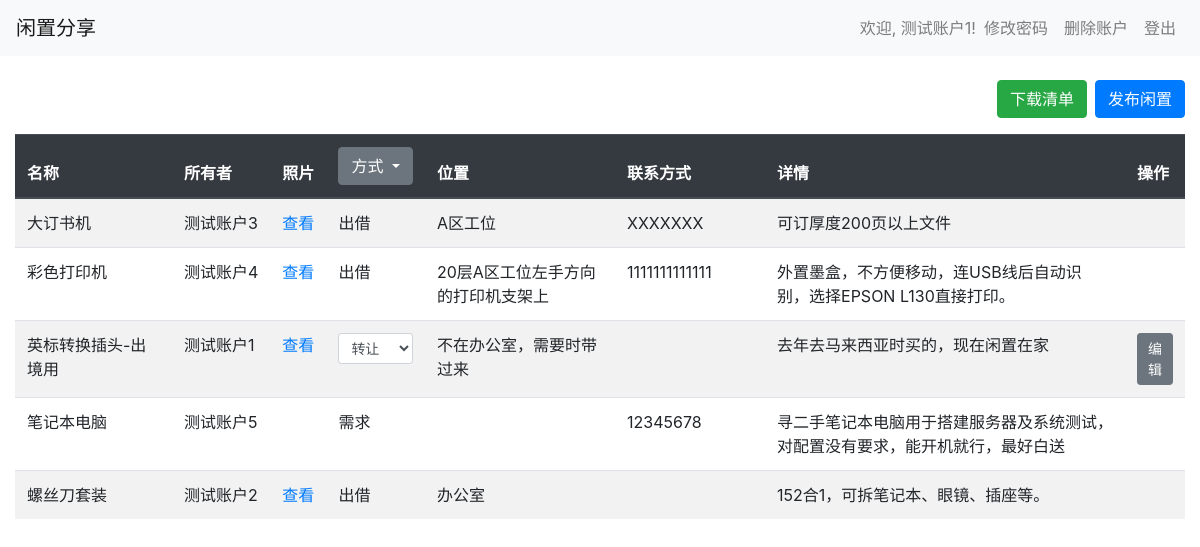
Screenshot of / (signed in) with the database file from the repository.
### tables this page shows
CREATE TABLE users (
        id INTEGER PRIMARY KEY AUTOINCREMENT,
        username TEXT NOT NULL UNIQUE,
        password TEXT NOT NULL,
        is_admin BOOLEAN NOT NULL DEFAULT 0
    , is_approved BOOLEAN NOT NULL DEFAULT 0);

CREATE TABLE items (
        id INTEGER PRIMARY KEY AUTOINCREMENT,
        name TEXT NOT NULL,
        owner TEXT NOT NULL,
        location TEXT NOT NULL,
        thumbnail TEXT,
        contact TEXT,
        details TEXT,
        method TEXT NOT NULL
    );

CREATE TABLE sharing_methods (
                id INTEGER PRIMARY KEY AUTOINCREMENT,
                name TEXT NOT NULL UNIQUE
            );

### app.py (the view)
@app.route('/')
def index():
    db = get_db()
    items = db.execute('SELECT * FROM items ORDER BY RANDOM()').fetchall()
    sharing_methods = db.execute('SELECT * FROM sharing_methods').fetchall()
    return render_template('index.html', items=items, sharing_methods=sharing_methods)

### app.py (called while the page is built)
def get_db():
    if 'db' not in g:
        g.db = sqlite3.connect('share.db')
        g.db.row_factory = sqlite3.Row
    return g.db

@app.before_request
def load_logged_in_user():
    user_id = session.get('user_id')
    if user_id is None:
        g.user = None
    else:
        db = get_db()
        g.user = db.execute('SELECT * FROM users WHERE id = ?', (user_id,)).fetchone()

### templates/index.html (shortened to what this page needs)
{% extends 'base.html' %}
{% block content %}
    <div class="d-flex justify-content-end align-items-center mb-3">
        <a href="{{ url_for('download_excel') }}" class="btn btn-success mr-2">下载清单</a>
        <a href="{{ url_for('add') }}" class="btn btn-primary">发布闲置</a>
    </div>
    <div class="table-responsive">
        <table class="table table-striped">
        <thead class="thead-dark">
            <tr>
                <th class="name-col">名称</th>
                <th class="col-owner">所有者</th>
                <th class="col-photo">照片</th>
                <th class="col-method">
                    <div class="dropdown">
                        <button class="btn btn-secondary dropdown-toggle" type="button" id="methodDropdownLink" data-toggle="dropdown" aria-haspopup="true" aria-expanded="false">
                            方式
                        </button>
                    </div>
                </th>
                <th class="location-col">位置</th>
                <th class="contact-col">联系方式</th>
                <th class="details-col">详情</th>
                {% if g.user %}
                    <th>操作</th>
                {% endif %}
            </tr>
        </thead>
        <tbody>
            {% for item in items %}
            <tr>
                <td class="name-col"><div class="details-content">{{ item['name'] }}</div></td>
                <td class="col-owner">{{ item['owner'] }}</td>
                <td class="col-photo">
                    {% if item['thumbnail'] %}
                        <a href="#" data-toggle="modal" data-target="#imageModal" data-imgsrc="{{ url_for('static', filename='uploads/' + item['thumbnail']) }}">查看</a>
                    {% endif %}
                </td>
                <td class="col-method">
                    {% if g.user and g.user['username'] == item['owner'] %}
                        <select name="method" class="form-control form-control-sm" onchange="updateMethod({{ item['id'] }}, this.value)">
                            {% for method in sharing_methods %}
                            <option value="{{ method.name }}" {% if item['method'] == method.name %}selected{% endif %}>{{ method.name }}</option>
                            {% endfor %}
                        </select>
                    {% else %}
                        {{ item['method'] }}
                    {% endif %}
                </td>
                <td class="location-col"><div class="details-content">{{ item['location'] }}</div></td>
                <td class="contact-col"><div class="details-content">{{ item['contact'] }}</div></td>
                <td class="details-col"><div class="details-content">{{ item['details'] }}</div></td>
                {% if g.user %}
                <td>
                    {% if g.user['username'] == item['owner'] %}
                        <a href="{{ url_for('edit', item_id=item['id']) }}" class="btn btn-sm btn-secondary">编辑</a>
                    {% endif %}
                </td>
                {% endif %}
            </tr>
            {% endfor %}
        </tbody>
    </table>
    </div>
{% endblock %}

### templates/base.html (shortened to what this page needs)
<!DOCTYPE html>
<html lang="zh">
<head>
    <link href="{{ url_for('static', filename='bootstrap.min.css') }}" rel="stylesheet">
</head>
<body>
    <nav class="navbar navbar-expand-lg navbar-light bg-light">
                        <a class="navbar-brand" href="{{ url_for('index') }}">闲置分享</a>
        <div class="collapse navbar-collapse" id="navbarNav">
            <ul class="navbar-nav ml-auto">
                {% if g.user %}
                    <li class="nav-item">
                        <span class="navbar-text">欢迎, {{ g.user['username'] }}!</span>
                    </li>
                    <li class="nav-item">
                        <a class="nav-link" href="{{ url_for('change_password') }}">修改密码</a>
                    </li>
                    <li class="nav-item">
                        <a class="nav-link" href="{{ url_for('delete_account') }}">删除账户</a>
                    </li>
                    <li class="nav-item">
                        <a class="nav-link" href="{{ url_for('signout') }}">登出</a>
                    </li>
                {% endif %}
            </ul>
        </div>
    </nav>
    <div class="container-fluid mt-4">
        {% block content %}{% endblock %}
    </div>
</body>
</html>

### templates/index.html (style rules this page uses)
.name-col, .location-col, .contact-col, .details-col { white-space: normal; min-width: 150px; }
.details-col { min-width: 250px; }
.details-content { max-height: 3em; overflow-y: auto; }
.col-method, .col-photo, .col-owner { white-space: nowrap; }

### rows the page displays
users: user.username "测试账户1"
items: name "大订书机", owner "测试账户3", method "出借", location "A区工位", contact "XXXXXXX", details "可订厚度200页以上文件"
items: name "彩色打印机", owner "测试账户4", method "出借", location "20层A区工位左手方向的打印机支架上", contact "1111111111111", details "外置墨盒，不方便移动，连USB线后自动识别，选择EPSON L130直接打印。"
items: name "英标转换插头-出境用", owner "测试账户1", method "转让", location "不在办公室，需要时带过来", details "去年去马来西亚时买的，现在闲置在家"
items: name "笔记本电脑", owner "测试账户5", method "需求", contact "12345678", details "寻二手笔记本电脑用于搭建服务器及系统测试，对配置没有要求，能开机就行，最好白送"
items: name "螺丝刀套装", owner "测试账户2", method "出借", location "办公室", details "152合1，可拆笔记本、眼镜、插座等。"
